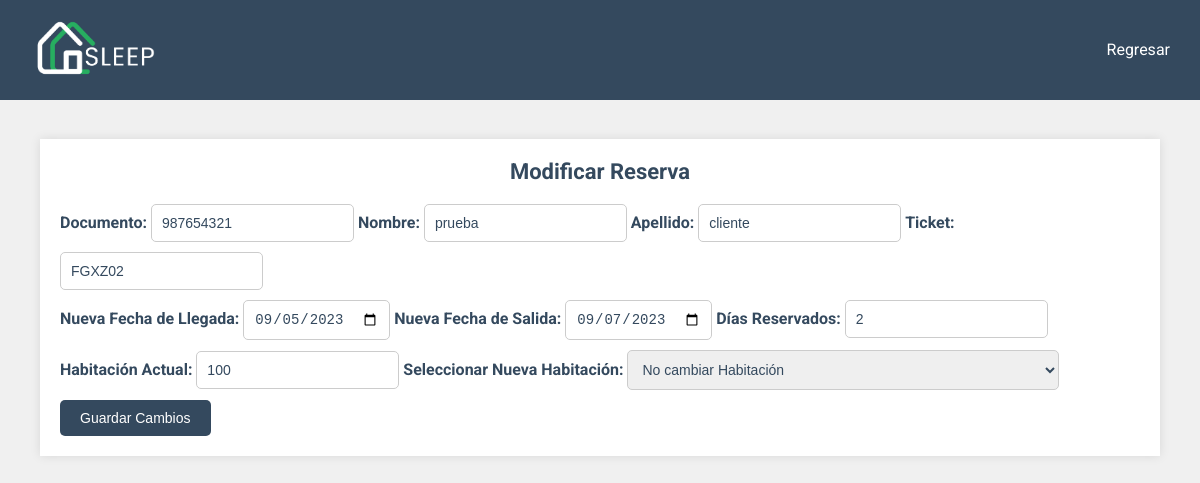
Page /pages/modificar_reserva.php?ticket=FGXZ02 on the committed database.
### tables this page shows
CREATE TABLE `huespedes` (
  `documento` int(11) NOT NULL,
  `ticket` varchar(11) NOT NULL,
  `habitacion` int(11) NOT NULL,
  `fecha_checkIN` date NOT NULL,
  `fecha_checkOUT` date NOT NULL,
  `dias_reservados` int(11) NOT NULL
);

CREATE TABLE `usuarios` (
  `documento` int(11) NOT NULL,
  `correo` varchar(45) NOT NULL,
  `nombre` varchar(15) NOT NULL,
  `apellido` varchar(15) NOT NULL,
  `telefono` varchar(20) NOT NULL,
  `pais` varchar(15) NOT NULL,
  `departamento` varchar(15) NOT NULL,
  `ciudad` varchar(15) NOT NULL,
  `contrasena` varchar(255) NOT NULL,
  `tipoUsuarioId` int(11) NOT NULL
);

### pages/modificar_reserva.php (the view, shortened to what this page needs)
<?php
include '../conections/conection.php';
if (isset($_GET['ticket'])) {
    $ticket = $_GET['ticket'];
    $sqlHuesped = "SELECT h.*, u.nombre, u.apellido, t.tipo, t.valor_diario FROM huespedes h
JOIN habitaciones t ON h.habitacion = t.numero
JOIN usuarios u ON h.documento = u.documento
WHERE h.ticket = '$ticket'";
    $resultHuesped = $conn->query($sqlHuesped);
    if ($resultHuesped->num_rows == 1) {
        $rowHuesped = $resultHuesped->fetch_assoc();
        $habitacion = $rowHuesped['habitacion'];
    } else {
        echo "Huésped no encontrado.";
        exit();
    }
} else {
    echo "Ticket no proporcionado.";
    exit();
}
?>
<!DOCTYPE html>
<html lang="es">
<head>
    <link rel="stylesheet" href="../assets/css/modificar_reserva.css">
</head>
<body>
    <header>
        <div id="logo">
            <img src="../assets/img/logoclaro.png" alt="Logo del Hotel" width="135px" height="70px">
        </div>
        <nav>
            <ul class="ul-encabezados">
                <li><a href="reservas.php">Regresar</a></li>
            </ul>
        </nav>
    </header>
    <br>
    <section class="modulo" id="modificarReserva">
        <div class="modulo-header">Modificar Reserva</div>
        <div class="modulo-content">
            <form action="" method="POST">
                <div>
                    <label for="documento">Documento:</label>
                    <input type="text" id="documento" name="documento" value="<?php echo $rowHuesped['documento']; ?>" readonly>
                    <label for="nombre">Nombre:</label>
                    <input type="text" id="nombre" name="nombre" value="<?php echo $rowHuesped['nombre']; ?>" readonly>
                    <label for="apellido">Apellido:</label>
                    <input type="text" id="apellido" name="apellido" value="<?php echo $rowHuesped['apellido']; ?>" readonly>
                    <label for="ticket">Ticket:</label>
                    <input type="text" id="ticket" name="ticket" value="<?php echo $rowHuesped['ticket']; ?>" readonly>
                </div>
                <div>
                    <label for="nueva_fecha_llegada">Nueva Fecha de Llegada:</label>
                    <input type="date" id="nueva_fecha_llegada" name="nueva_fecha_llegada" value="<?php echo $rowHuesped['fecha_checkIN']; ?>" required>
                    <label for="nueva_fecha_salida">Nueva Fecha de Salida:</label>
                    <input type="date" id="nueva_fecha_salida" name="nueva_fecha_salida" value="<?php echo $rowHuesped['fecha_checkOUT']; ?>" required>
                    <label for="dias_reservados">Días Reservados:</label>
                    <input type="text" id="dias_reservados" name="dias_reservados" value="<?php echo $rowHuesped['dias_reservados']; ?>" readonly>
                </div>
                <div>
                    <label for="habitacionActual">Habitación Actual:</label>
                    <input type="text" id="habitacionActual" name="habitacionActual" value="<?php echo $habitacion; ?>" readonly>
                    <label for="habitacionNueva">Seleccionar Nueva Habitación:</label>
                    <select id="habitacionNueva" name="habitacionNueva">
                        <option value="noCambiar">No cambiar Habitación</option>
                    </select>
                </div>
                <button type="submit">Guardar Cambios</button>
            </form>
        </div>
    </section>
</body>
</html>

### assets/css/modificar_reserva.css (style rules this page uses)
body { font-family: 'Roboto', sans-serif; margin: 0; padding: 0; background-color: #f0f0f0; }
header { background-color: #34495e; color: white; padding: 10px; display: flex; justify-content: space-between; align-items: center; }
ul.ul-encabezados { list-style-type: none; padding: 0; }
ul.ul-encabezados li { display: inline; margin-right: 20px; }
ul.ul-encabezados a { text-decoration: none; color: white; }
.modulo { background-color: white; width: 90%; margin: 20px auto; padding: 20px; box-shadow: 0px 0px 10px rgba(0, 0, 0, 0.1); color: #34495e; }
.modulo-header { color: #34495e; font-size: 22px; margin-bottom: 20px; text-align: center; font-weight: bold; }
.modulo-content { display: flex; flex-direction: column; align-items: center; }
label { font-weight: bold; margin-bottom: 5px; }
input[type="text"], input[type="date"], select { padding: 10px; margin-bottom: 10px; border: 1px solid #ccc; border-radius: 5px; font-size: 14px; transition: border-color 0.3s ease-in-out; color: #34495e; }
select { width: 40%; }
button[type="submit"] { background-color: #34495e; color: white; border: none; padding: 10px 20px; border-radius: 5px; cursor: pointer; font-size: 14px; transition: background-color 0.3s ease-in-out; }
#logo { margin-left: 20px; }
#logo img { max-width: 100%; height: auto; }
nav ul { list-style: none; margin: 0; padding: 0; }
nav ul li { display: inline; margin-right: 20px; }

### rows in the picture
huespedes: documento "987654321", nombre "prueba", apellido "cliente", ticket "FGXZ02", nueva_fecha_llegada "09/05/2023", nueva_fecha_salida "09/07/2023", dias_reservados "2", habitacionActual "100"
